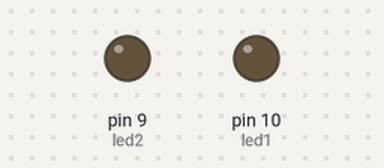
Bench run of a sketch on a simulated Arduino Uno, built with avr-gcc and run on an emulated ATmega328P. Shown: output pins drawn as LEDs (lit = HIGH).

Above: at 0.1 s.
At 11.1 s:
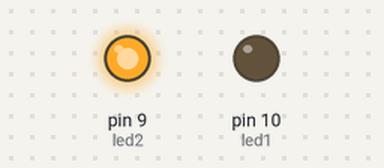
At 20.1 s:
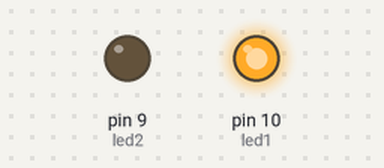
At 38.1 s:
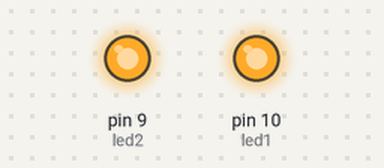
Timing chart, 0 to 39.6 s (numbered marks = the images above):
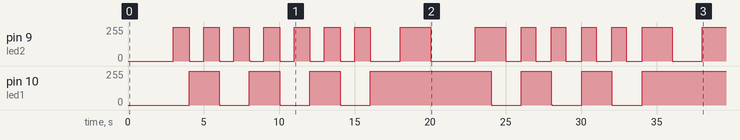

The sketch:

blinkwithoutdelay.ino
```cpp
int led1 = 10;
int ledState1 = HIGH;
int ledState2 = HIGH;
int led2 = 9;

void setup() {

  pinMode(led1, OUTPUT);
  pinMode(led2, OUTPUT);

}

void loop() {

  if (millis() % 1000 == 0) {

    if (ledState1 == HIGH) {
      ledState1 = LOW;
    }else{
      ledState1 = HIGH;
    }
     digitalWrite (led2, ledState2);
  }

  if (millis() % 2000 == 0) {
    if (ledState2 == HIGH) {
      ledState2 = LOW;
    }else{
      ledState2 = HIGH;
    }
 digitalWrite (led1, ledState1);
  }


}
```
